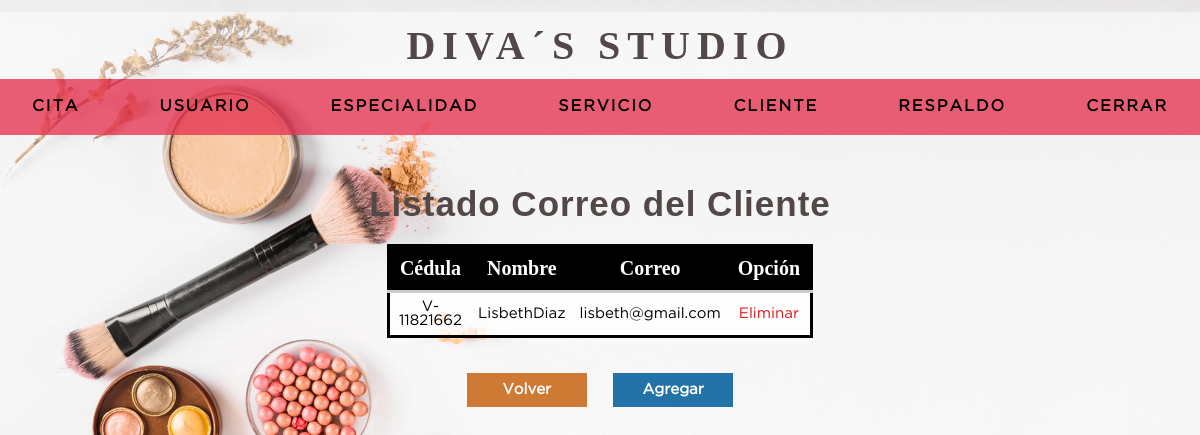
Page /listado-correo_cliente.php?ci=V-11821662 (signed in) on the committed database.
### tables this page shows
CREATE TABLE `correo_cliente` (
  `ci_cliente` varchar(20) NOT NULL,
  `correo_cliente` varchar(50) NOT NULL,
  `iddominio` int(11) NOT NULL,
  PRIMARY KEY (`ci_cliente`,`correo_cliente`,`iddominio`) USING BTREE,
  KEY `iddominio` (`iddominio`),
  CONSTRAINT `correo_cliente_ibfk_1` FOREIGN KEY (`ci_cliente`) REFERENCES `cliente` (`ci_cliente`) ON DELETE CASCADE ON UPDATE CASCADE,
  CONSTRAINT `correo_cliente_ibfk_2` FOREIGN KEY (`iddominio`) REFERENCES `dominio` (`iddominio`) ON DELETE CASCADE ON UPDATE CASCADE
);

CREATE TABLE `cliente` (
  `ci_cliente` varchar(20) NOT NULL,
  `nombre` varchar(50) NOT NULL,
  `apellido` varchar(50) NOT NULL,
  `fecha_nacimiento` date NOT NULL,
  `codgenero` int(11) NOT NULL,
  `fechaingreso` timestamp NOT NULL DEFAULT current_timestamp() ON UPDATE current_timestamp(),
  `estatus` int(1) NOT NULL DEFAULT 1,
  PRIMARY KEY (`ci_cliente`) USING BTREE,
  KEY `codgenero` (`codgenero`),
  CONSTRAINT `cliente_ibfk_1` FOREIGN KEY (`codgenero`) REFERENCES `genero` (`codgenero`) ON DELETE CASCADE ON UPDATE CASCADE
);

CREATE TABLE `dominio` (
  `iddominio` int(11) NOT NULL AUTO_INCREMENT,
  `descripcion_dominio` varchar(20) NOT NULL,
  PRIMARY KEY (`iddominio`)
);

### listado-correo_cliente.php (the view, shortened to what this page needs)
<?php
	if( empty($_REQUEST['ci']) ){
		header('location:listado_cliente.php');
	}else{
		$ci_cliente = $_REQUEST['ci'];
?>
<HTML>
	<HEAD>
		<?php include "includes/scripts.php";?>
	</HEAD>
	<BODY>
	<?php include "includes/headeruser.php";?>
		<section class="container" >
			<h2 class="htabla">Listado Correo del Cliente</h2>
			<table class="service">
			<thead>
				<tr>
					<th>Cédula</th>
					<th>Nombre</th>
					<th>Correo</th>
					<th>Opción</th>
				</tr>
			</thead>
			<?php
			require 'includes/conexion.php';
				$sql =mysqli_query($conexion, "SELECT co.ci_cliente, c.nombre, c.apellido, co.correo_cliente, dom.descripcion_dominio, co.iddominio
												FROM correo_cliente co
												INNER JOIN dominio dom ON co.iddominio = dom.iddominio
												INNER JOIN cliente c        ON co.ci_cliente = c.ci_cliente
												WHERE co.ci_cliente = '$ci_cliente'");
			$result_correo=mysqli_num_rows($sql);
			if($result_correo>0){
				while ($mostrar = mysqli_fetch_array($sql)){
				$ci_cliente=$mostrar['ci_cliente'];
				$nombre=$mostrar['nombre'];
				$apellido=$mostrar['apellido'];
				$correo_cliente=$mostrar['correo_cliente'];
				$descripcion_dominio=$mostrar['descripcion_dominio'];
				$iddominio=$mostrar['iddominio'];
			?>
				<form method="POST" action="">
					<tr>
						<td><?php echo $ci_cliente?></td>
						<td><?php echo $nombre; echo $apellido?></td>
						<td><?php echo $correo_cliente; echo $descripcion_dominio?></td>
						<td><a class="delete" href="eliminar-correo_cliente.php?ci=<?php echo $ci_cliente?>&correo=<?php echo $correo_cliente?>&dominio=<?php echo $iddominio?>">Eliminar</a></td>
					</tr>
				</form>
			<?php
				}
			}
	}
			?>
			</table>
			<a href="listado_cliente.php" class="btn_cancel volver"> Volver</a>
			<a class="btn_cancel" href="agregar-correo_cliente.php?ci=<?php echo $ci_cliente?>">Agregar</a>
		</section>
	</BODY>
</HTML>

### css/style.css (style rules this page uses)
* { margin: 0; padding: 0; box-sizing: border-box; }
body { background-image: url('../imagen/bg-2.jpg'); background-position:center; background-repeat: no-repeat; background-size:cover; background-attachment:fixed; }
h1, h2, h3, h4, h5, h6 { font-family: 'arial'; font-weight: bold; letter-spacing: 1px; }
h2 { font-size: 20px; }
a { text-decoration: none; }
.container { padding: 10rem 15px 15px; }
.container h2 { color: rgb(82, 72, 72); margin:12px 0 10px 0; font-size: 35px; text-align: center; }
form { margin: auto; padding: 20px 50px; background-color: rgba(255, 255, 255, 0.9); border-radius:2px; border:3px solid #dedede; }
.btn_cancel, .btn_ok { width:120px; background: #E53939; color:#ffffff; display:inline-block; border:0; padding:10px; margin: 15px 10px; font-size: 15px; font-family: 'GothamBook'; font-weight:bold; cursor: pointer; }
.btn_cancel { background: #2373a8; }
.volver { background: #CF7A34; }
.htabla { font-size: 35px; font-weight: bold; font-weight: 700; }
.container { color: rgb(82, 72, 72); margin:12px 0 10px 0; font-size: 25px; text-align: center; }
table { background: rgba(255, 255, 255, 0.8); border: solid 3px #000; margin: 20px auto; width: 97%; border-collapse:collapse; }
.service { width: 35%; }
th { padding:10px; font-weight:bold; border-bottom:solid 3px #ccc; font-size: 20px; background: black; color:white; }
td { padding:7px; text-align: center; border-bottom:solid 1px #ccc; font-family: 'GothamBook'; font-size: 15px; }
.delete { color: #df1313; }

### rows in the picture
correo_cliente: ci_cliente "V-11821662", ci_cliente.nombre "Lisbeth", ci_cliente.apellido "Diaz", correo_cliente "lisbeth", iddominio.descripcion_dominio "@gmail.com"
